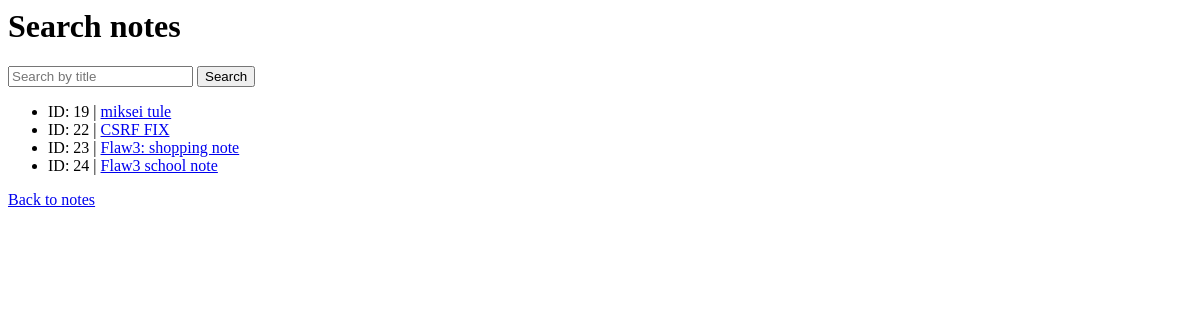
/notes/search/ (signed in), run on an earlier commit of the app's database.
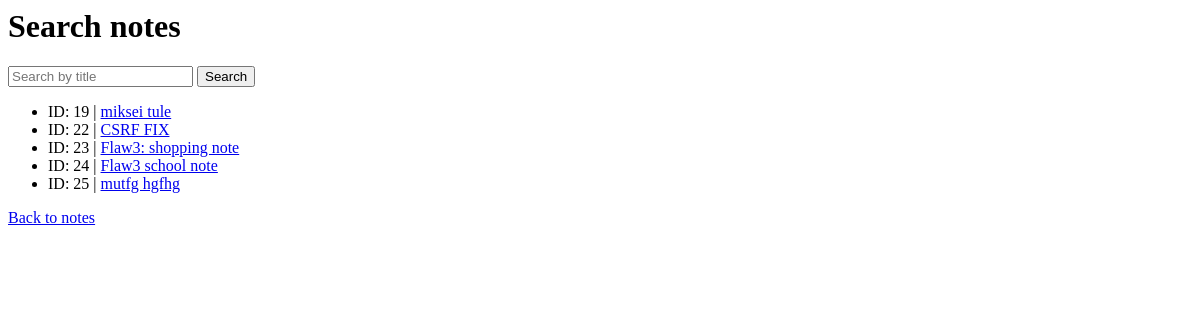
And on a later commit of the database.
### pages/models.py (models this page shows, shortened)
class Note(models.Model):
    owner = models.ForeignKey(User, on_delete=models.CASCADE)
    title = models.CharField(max_length=100)
    content = models.TextField()
    created_at = models.DateTimeField(auto_now_add=True)

### pages/views.py (the view)
# urls.py: path("notes/search/", views.search_notes),
@login_required
def search_notes(request):
    query = request.GET.get("q", "")
    results = Note.objects.filter(owner=request.user, title__icontains=query)
    return render(request, "pages/search.html", {
         "query": query,
         "results": results,
         })

### pages/templates/pages/search.html
<h1>Search notes</h1>
<form method="get" action="/notes/search/">
  <input type="text" name="q" value="{{ query }}" placeholder="Search by title">
  <button type="submit">Search</button>
</form>
<ul>
  {% for note in results %}
    <li>
      ID: {{ note.id }} |
      <a href="/notes/{{ note.id }}/">{{ note.title }}</a>
    </li>
  {% empty %}
    <li>No results</li>
  {% endfor %}
</ul>
<a href="/notes/">Back to notes</a>

What changed in the data, as far as the page shows it:
added Note: id "25", title "mutfg hgfhg"
